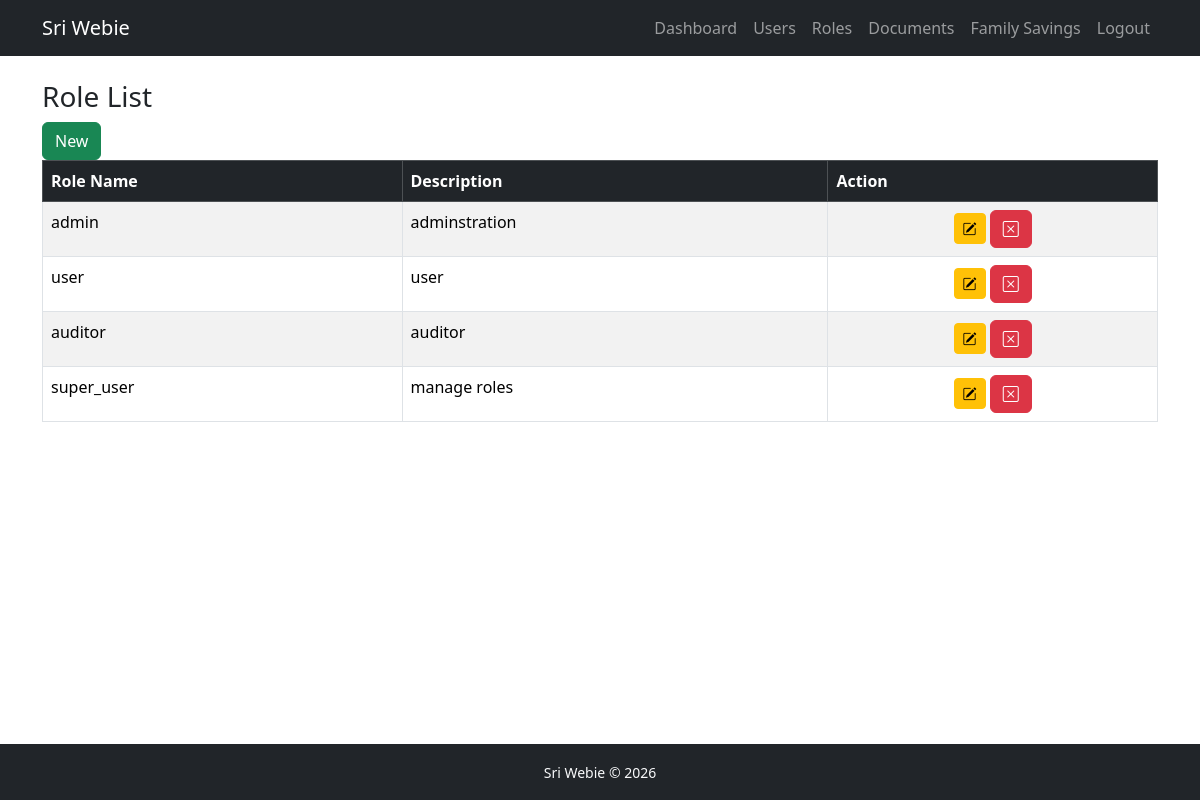
The app's page /roles/ (signed in) with its own data.
### users/models.py (models this page shows, shortened)
class Role(models.Model):
    role_name =models.CharField(unique=True)
    description = models.TextField()
    def __init__(self, *args, **kwargs):
        super().__init__(*args, **kwargs)

### users/views.py (the view)
# urls.py: path('roles/', role_list, name="role_list"),
@login_required
def role_list(request):
    if not (is_admin(request.user) or is_auditor(request.user)):
        return HttpResponseForbidden("Access Denied")
    roles = Role.objects.all()
    return render(request, "users/role_list.html", {"roles": roles})

### users/views.py (called while the page is built)
def is_admin(user):
    return user.role and user.role.role_name == 'admin'

### users/templates/users/role_list.html (shortened to what this page needs)
{%extends "users/base.html"%}
{%block content%}
    <h3>Role List</h3>
    {%if request.user.role.role_name == "admin" %}
        <a href="/roles/create/" class="btn btn-success">New</a>
    {%endif%}
    <table class="table table-bordered table-striped">
        <thead class="table-dark">
            <tr>
                <th>Role Name</th>
                <th>Description</th>
                <th>Action</th>
            </tr>
        </thead>
        <tbody>
            {%for r in roles%}
                <tr>
                    <td>{{r.role_name}}</td>
                    <td>{{r.description}}</td>
                    <td class="text-center">
                        {% if request.user.role.role_name == "admin" %}
                            <a href="/roles/{{r.id}}/edit/" class="btn btn-sm btn-warning"><i class="bi bi-pencil-square"></i></a>
                            <a href="/roles/{{r.id}}/delete/" class="btn btn-danger"><i class="bi bi-x-square"></i></a>
                        {% endif %}
                    </td>
                </tr>
            {%endfor%}
        </tbody>
    </table>
{%endblock%}

### records on screen
Role: role_name "admin", description "adminstration"
Role: role_name "user", description "user"
Role: role_name "auditor", description "auditor"
Role: role_name "super_user", description "manage roles"
